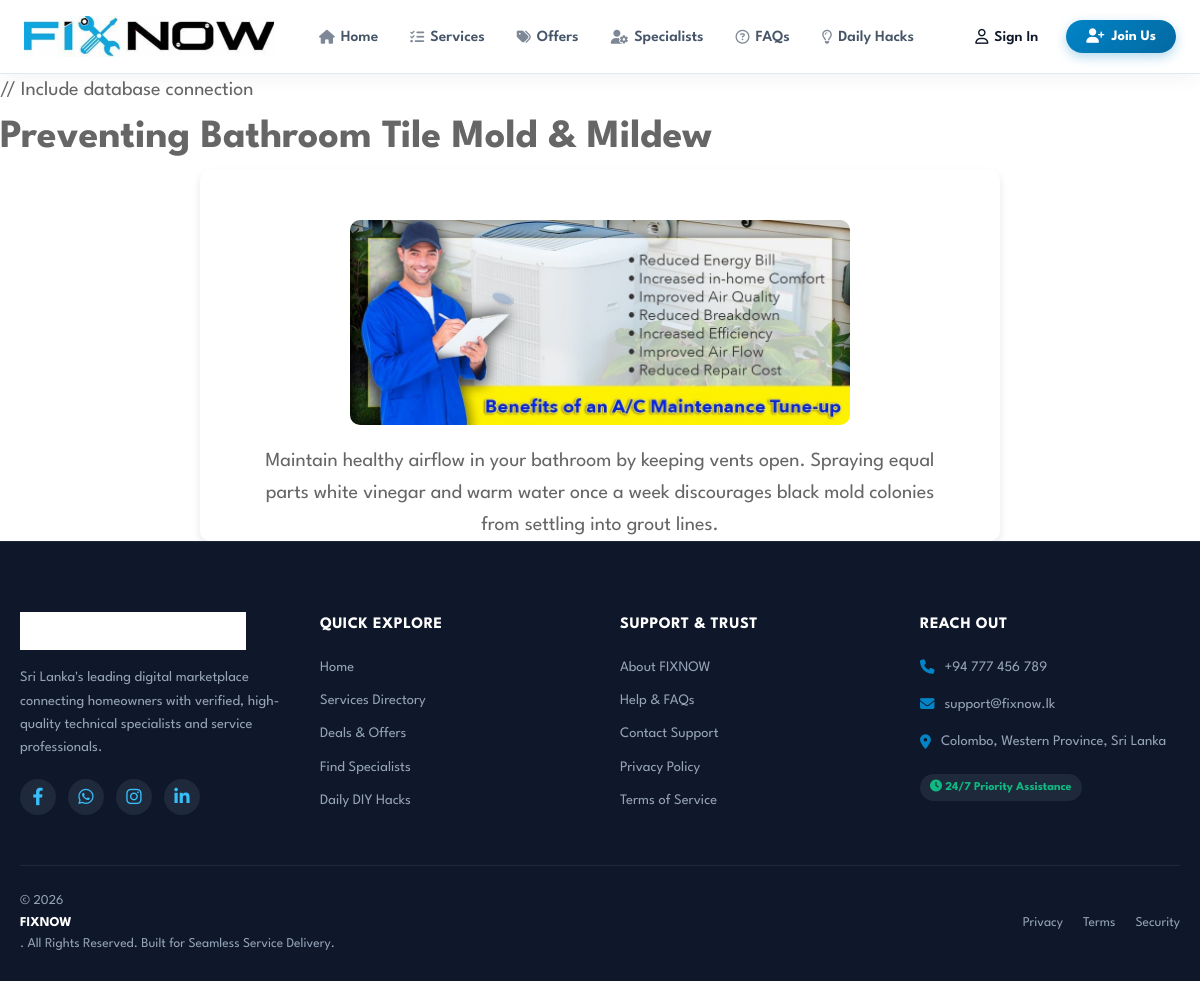
/dailyHackDetails.php?id=4, run on the app's committed database.
### tables this page shows
CREATE TABLE `tbl_dailyhacks` (
  `id` int(11) NOT NULL AUTO_INCREMENT,
  `title` varchar(255) NOT NULL,
  `description` text NOT NULL,
  `image` varchar(255) NOT NULL,
  `created_at` timestamp NOT NULL DEFAULT current_timestamp(),
  PRIMARY KEY (`id`)
);

### dailyHackDetails.php (the view)
<?php
include './partials/headerwithoutcss.php'; ?>// Include database connection
<link rel="stylesheet" href="./assets/css/custom.css">
<?php
$hack_id = isset($_GET['id']) ? $_GET['id'] : '';
$sql = "SELECT * FROM tbl_dailyhacks WHERE id = '$hack_id'";
$result = mysqli_query($conn, $sql);
if (mysqli_num_rows($result) > 0) {
    $row = mysqli_fetch_assoc($result);
    $title = $row['title'];
    $description = $row['description'];
    $image = !empty($row['image']) ? "images/hacks_images/" . basename($row['image']) : "uploads/dailyhacks/default.jpg";
} else {
    echo "<p class='error-msg'>Daily Hack not found.</p>";
    exit;
}
?>
<div class="mainHack-content">
    <div class="wrapper">
        <h1 class="textHack_center"><?php echo $title; ?></h1>
        <div class="hack-details">
            <img src="<?php echo $image; ?>" alt="<?php echo $title; ?>" class="hack-detail-image">
            <p class="hack-description"><?php echo nl2br($description); ?></p>
        </div>
    </div>
</div>
<?php include './partials/footer.php'; ?>

### assets/css/style.css (style rules this page uses)
:root { --gold-web-golden: hsl(50, 95%, 56%); --spanish-orange: hsl(24, 100%, 45%); --persian-green: hsl(175, 80%, 33%); --granite-gray: hsl(0, 0%, 40%); --spring-green: hsl(143, 85%, 58%); --ultramarine: hsl(260, 100%, 44%); --blue-violet: hsl(272, 76%, 53%); --smoky-black: hsl(0, 0%, 7%); --dark-orange: hsl(33, 100%, 50%); --winter-sky: hsl(332, 100%, 51%); --cultured-1: hsl(0, 0%, 98%); --cultured-2: hsl(0, 0%, 95%); --cultured-3: hsl(0, 0%, 94%); --light-gray: hsl(0, 0%, 80%); --alice-blue: hsl(206, 89%, 93%); --white_50: hsla(0, 0%, 100%, 0.5); --white-1: hsl(0, 0%, 100%); --white-2: hsl(0, 0%, 99%); --black: hsl(0, 0%, 0%); --ff-spartan: 'League Spartan', sans-serif; --fs-1: 3rem; --fs-2: 2.7rem; --fs-3: 2.2rem; --fs-4: 1.8rem; --fs-5: 1.6rem; --fw-400: 400; --fw-500: 500; --fw-600: 600; --fw-700: 700; --fw-900: 900; --section-padding: 60px; --shadow-1: 0 2px 25px hsla(0, 0%, 0%, 0.1); --shadow-2: 0 8px 14px hsla(0, 0%, 0%, 0.1); --shadow-3: 0 14px 30px hsla(0, 0%, 0%, 0.05); --radius-6: 6px; --radius-12: 12px; --gradient-1: linear-gradient(to right, var(--winter-sky), var(--dark-orange)); --gradient-2: linear-gradient(to right, var(--ultramarine), var(--blue-violet)); --gradient-3: linear-gradient(to right, var(--winter-sky), var(--dark-orange)); --gradient-4: linear-gradient(to right, var(--ultramarine), var(--blue-violet)); --gradient-5: linear-gradient(to right, var(--persian-green), var(--spring-green)); --gradient-6: linear-gradient(to right, var(--spanish-orange), var(--gold-web-golden)); --transition-1: 0.25s ease; --transition-2: 0.5s ease; --cubic-out: cubic-bezier(0.33, 0.85, 0.4, 0.96); }
*, *::before, *::after { margin: 0; padding: 0; box-sizing: border-box; }
a, img, svg, span, input, button, strong, ion-icon { display: block; }
img { height: auto; }
html { font-family: var(--ff-spartan); font-size: 10px; scroll-behavior: smooth; }
body { background-color: var(--white-1); color: var(--granite-gray); font-size: 1.6rem; }
@media (min-width: 768px) { body { font-size: 2rem; } }
@media (min-width: 768px) { :root { --fs-1: 5rem; --fs-2: 3.5rem; --fs-3: 2.5rem; } }
@media (min-width: 992px) { :root { --fs-2: 4rem; --fs-3: 2.9rem; --section-padding: 100px; } }
@media (min-width: 1200px) { :root { --fs-1: 6rem; --fs-2: 5rem; } }

### assets/css/fixnow-modern.css (style rules this page uses)
:root { --fn-primary: #0284c7; --fn-primary-dark: #0369a1; --fn-primary-light: #e0f2fe; --fn-accent: #f59e0b; --fn-success: #10b981; --fn-danger: #ef4444; --fn-dark: #0f172a; --fn-slate-800: #1e293b; --fn-slate-700: #334155; --fn-slate-600: #475569; --fn-slate-400: #94a3b8; --fn-bg: #f8fafc; --fn-white: #ffffff; --fn-border: #e2e8f0; --fn-font-main: 'League Spartan', -apple-system, BlinkMacSystemFont, 'Segoe UI', Roboto, sans-serif; --fn-radius-sm: 6px; --fn-radius: 12px; --fn-radius-lg: 18px; --fn-radius-full: 9999px; --fn-shadow-sm: 0 2px 4px rgba(15, 23, 42, 0.04); --fn-shadow: 0 4px 16px -2px rgba(15, 23, 42, 0.08); --fn-shadow-lg: 0 12px 28px -4px rgba(15, 23, 42, 0.12); --fn-shadow-glow: 0 8px 24px rgba(2, 132, 199, 0.25); --fn-transition: all 0.25s cubic-bezier(0.4, 0, 0.2, 1); }
*, *::before, *::after { box-sizing: border-box; }
body { font-family: var(--fn-font-main); background-color: var(--fn-bg); color: var(--fn-slate-700); line-height: 1.6; margin: 0; padding: 0; overflow-x: hidden; }

### partials/header.php (style rules this page uses)
:root { --fn-primary: #0284c7; --fn-primary-hover: #0369a1; --fn-text-dark: #0f172a; --fn-text-muted: #475569; --fn-border: #e2e8f0; --fn-bg-hover: #f0f9ff; }

### data on the page
tbl_dailyhacks: title "Preventing Bathroom Tile Mold & Mildew", image (picture), description "Maintain healthy airflow in your bathroom by keeping vents open. Spraying equal parts white vinegar and warm water once a week discourages black mold colonies from settling into grout lines."
